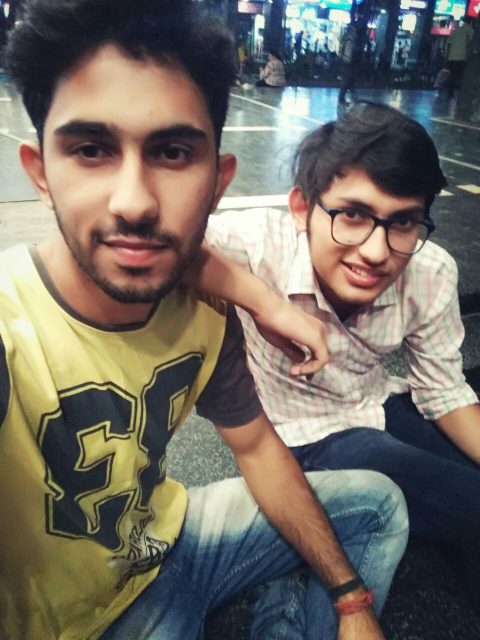
#> input picture IP/grabcut2.jpg, 959 x 1280 px (shown at 1/2 size)
$ python 12.grabcut-foreground-extraction.py
#> lines starting #> are read from the running program, lines starting #| are printed output that depends on the picture
import cv2
import numpy as np
import matplotlib.pyplot as plt

img=cv2.imread('grabcut2.jpg')
#> img is the input picture: shape (1280, 959, 3); mean B, G, R 100.1, 109.2, 115.8
mask=np.zeros(img.shape[:2], np.uint8)

bgdModel=np.zeros((1,65), np.float64)
fgdModel=np.zeros((1,65), np.float64)

rect=(50,0,850,650)

plt.imshow(img)
cv2.grabCut(img, mask, rect, bgdModel, fgdModel, 5, cv2.GC_INIT_WITH_RECT)
mask2=np.where((mask==2)|(mask==0),0,1).astype('uint8')
img=img*mask2[:,:,np.newaxis]
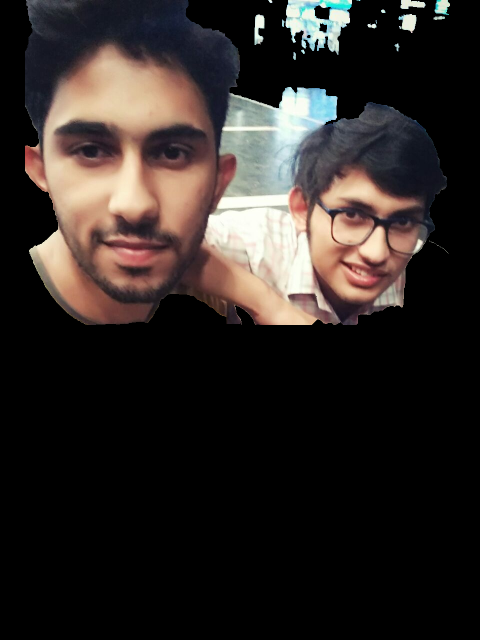
#> img: shape (1280, 959, 3) (shown at 1/2 size); mean B, G, R 37.5, 40.3, 46.7
plt.imshow(img)
plt.colorbar()
plt.show()
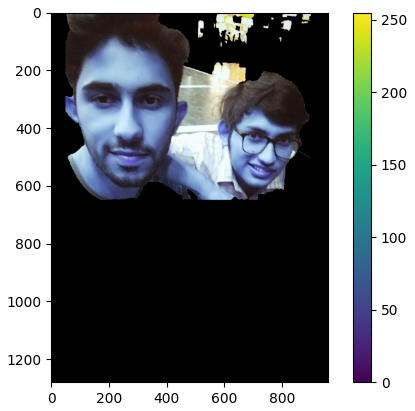
#> figure drawn by matplotlib, 2 panels; B, G, R data is drawn as R, G, B

cv2.waitKey(0)
cv2.destroyAllWindows()
